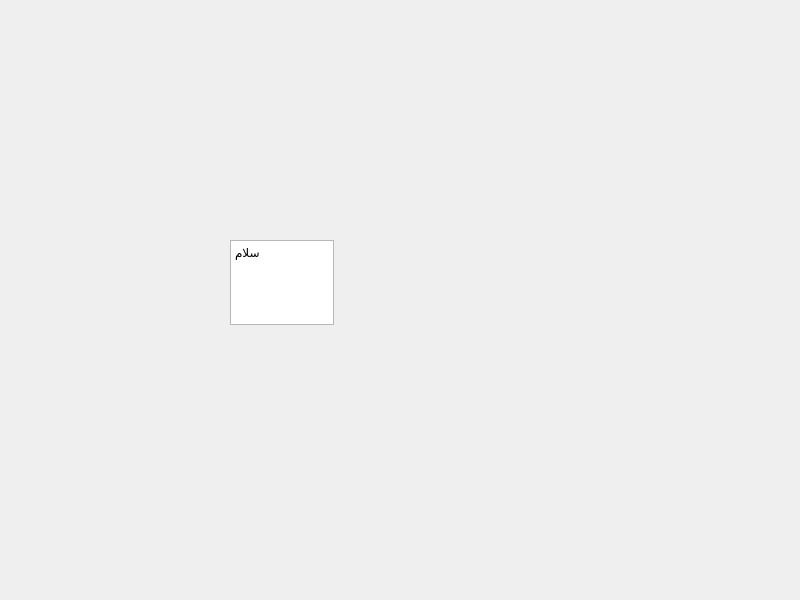
<?xml version="1.0" encoding="UTF-8"?>
<ui version="4.0">
 <class>Widget</class>
 <widget class="QWidget" name="Widget">
  <property name="geometry">
   <rect>
    <x>0</x>
    <y>0</y>
    <width>800</width>
    <height>600</height>
   </rect>
  </property>
  <property name="windowTitle">
   <string>Widget</string>
  </property>
  <widget class="QPlainTextEdit" name="plainTextEdit">
   <property name="geometry">
    <rect>
     <x>230</x>
     <y>240</y>
     <width>104</width>
     <height>85</height>
    </rect>
   </property>
   <property name="plainText">
    <string>سلام</string>
   </property>
  </widget>
 </widget>
 <resources/>
 <connections/>
</ui>
